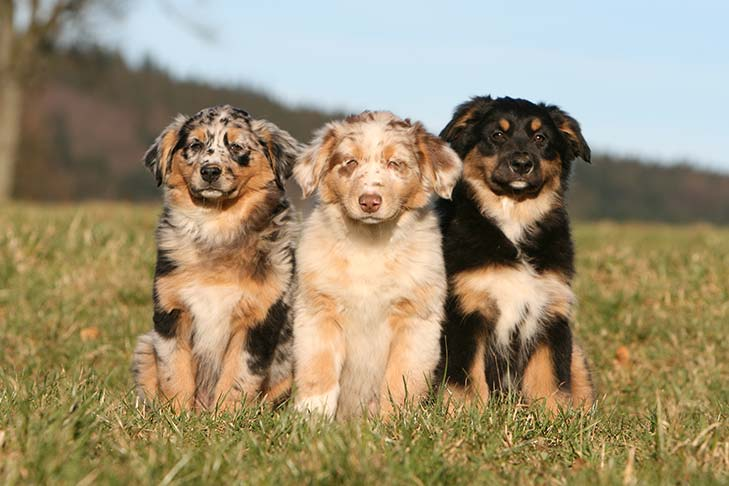
#> input picture Three-Australian-Shepherd-puppies-sitting-in-a-field.jpg, 729 x 486 px, found by its file name
$ jupyter execute pencil_sketch.ipynb
#> lines starting #> are read from the running program, lines starting #| are printed output that depends on the picture
[cell 1]
import cv2
import numpy as np
import matplotlib.pyplot as plt

[cell 2]
img = cv2.imread('/Users/rowanahmed/Downloads/Three-Australian-Shepherd-puppies-sitting-in-a-field.jpg')
#> img is the input picture: shape (486, 729, 3); mean B, G, R 115.1, 144.1, 157.9
gray_image = cv2.cvtColor(img, cv2.COLOR_BGR2GRAY)
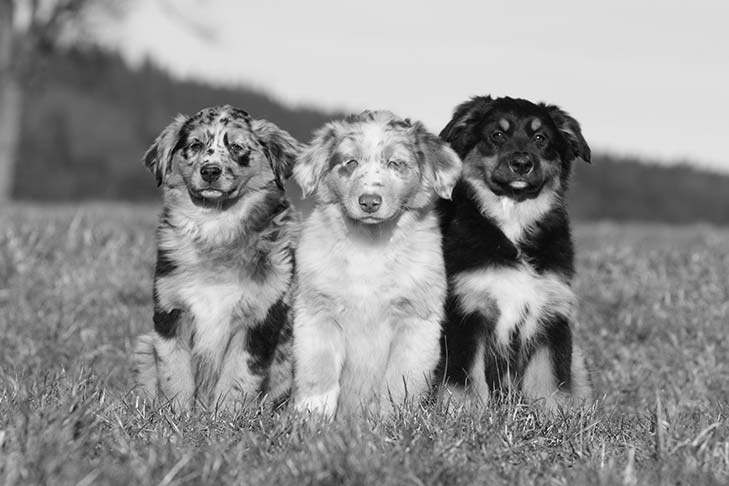
#> gray_image: shape (486, 729); min 1, max 250, mean 144.9
inverted_gray_image = cv2.bitwise_not(gray_image)
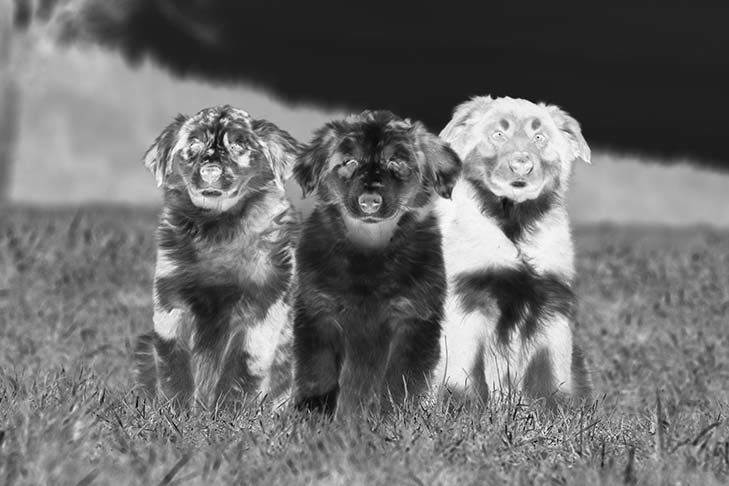
#> inverted_gray_image: shape (486, 729); min 5, max 254, mean 110.1
blurred_image = cv2.GaussianBlur(inverted_gray_image, (21, 21), sigmaX=0, sigmaY=0)
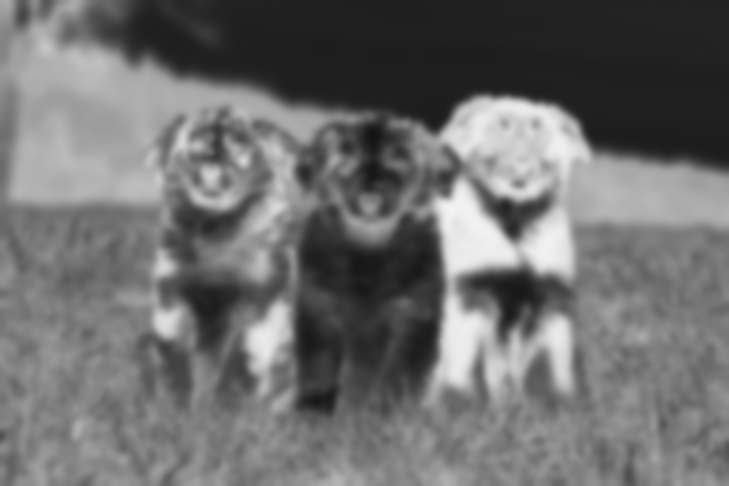
#> blurred_image: shape (486, 729); min 19, max 243, mean 110.1
inverted_blurred_image = cv2.bitwise_not(blurred_image)
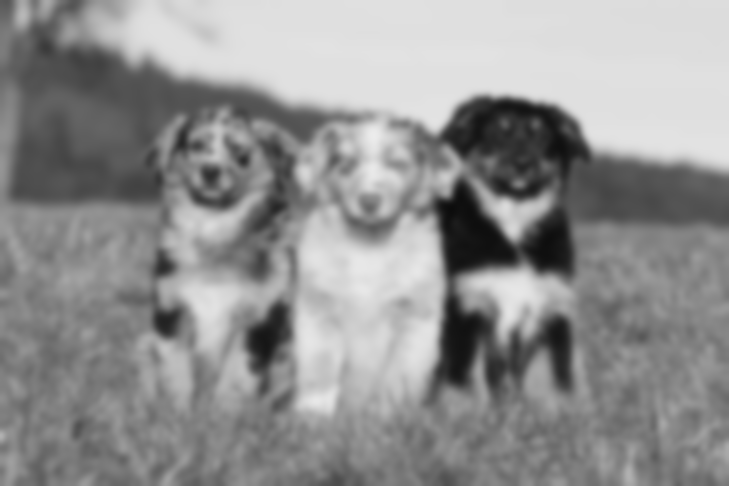
#> inverted_blurred_image: shape (486, 729); min 12, max 236, mean 144.9
pencil_sketch_image = cv2.divide(gray_image, inverted_blurred_image, scale=256.0)
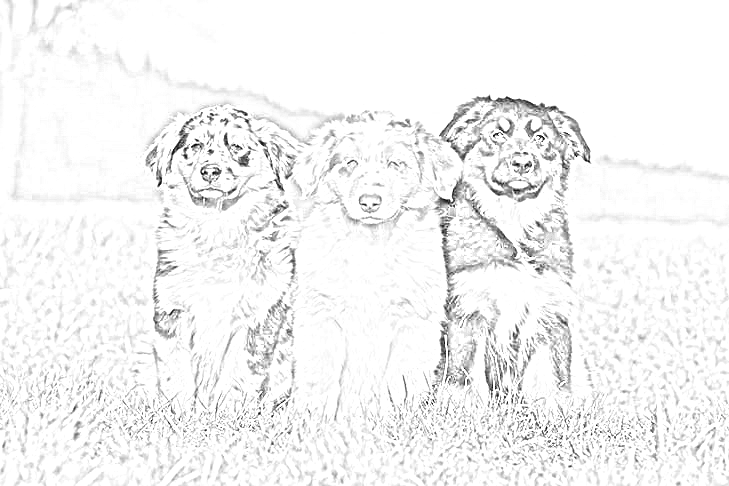
#> pencil_sketch_image: shape (486, 729); min 5, max 255, mean 243.7

[cell 3]
plt.figure(figsize=(12, 6))
plt.subplot(1, 2, 1)
plt.imshow(cv2.cvtColor(img, cv2.COLOR_BGR2RGB))
plt.title("Original Image")
plt.axis("off")
plt.subplot(1, 2, 2)
plt.imshow(pencil_sketch_image, cmap='gray')
plt.title("Pencil Sketch")
plt.axis("off")
plt.show()
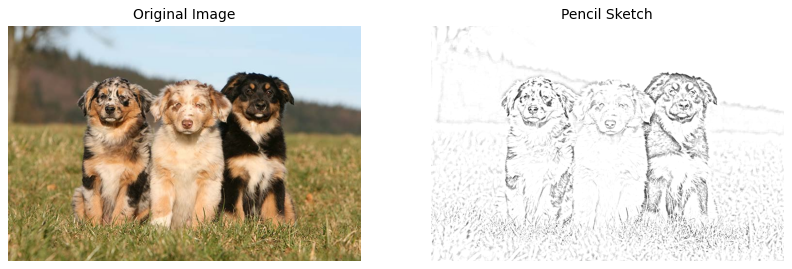
#> figure drawn by matplotlib, 2 panels

$ run again, with download (1).png saved as Three-Australian-Shepherd-puppies-sitting-in-a-field.jpg
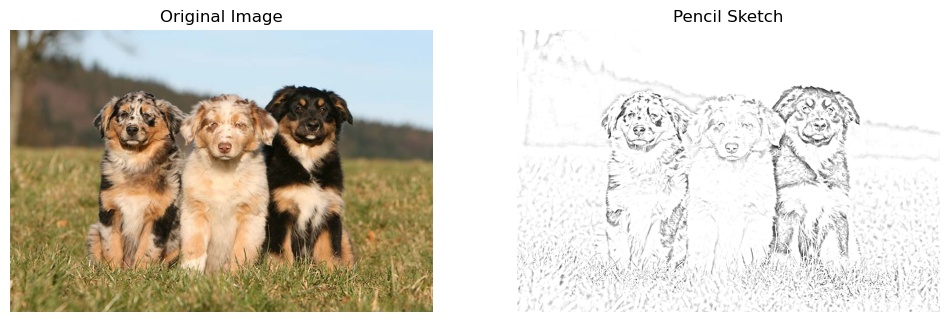
#> input picture download (1).png, 950 x 322 px, found by its file name
#> img is the input picture: shape (322, 950, 3); mean B, G, R 195.1, 206.5, 211.8
#> `blurred_image = cv2.GaussianBlur(inverted_gray_image, (21, 21), sigmaX..`:
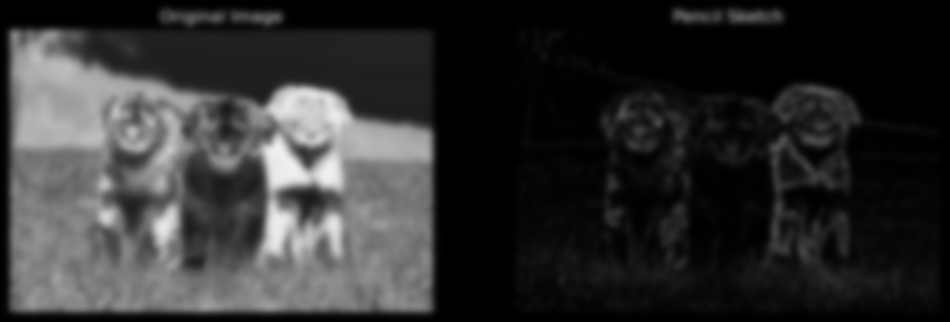
#> blurred_image: shape (322, 950); min 0, max 240, mean 48.2
#> `plt.show()`:
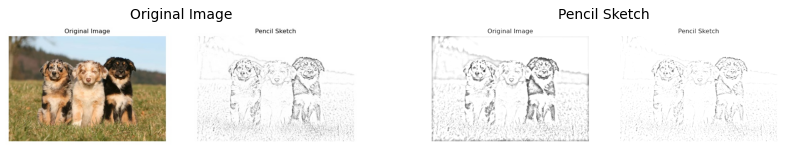
#> figure drawn by matplotlib, 2 panels
